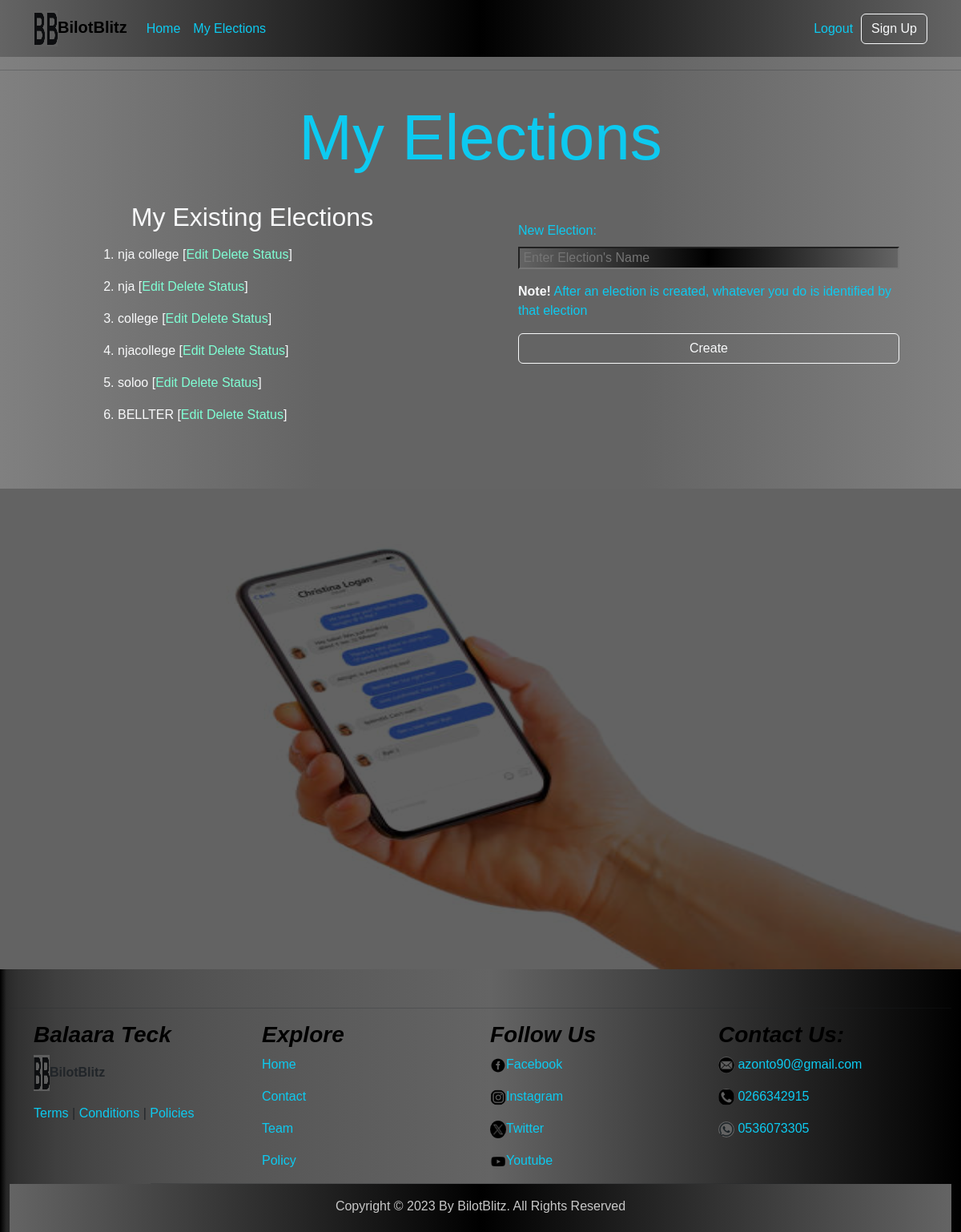
Page /my_elections/ (signed in) on the committed database.
### base_app/models.py (models this page shows, shortened)
class ElectorialCommissionOfficerModel(models.Model):
    user = models.ForeignKey(User,on_delete=models.CASCADE)
    election_name = models.CharField(max_length=200, null=False)
    date_deployed = models.DateField(auto_now_add=True)

### base_app/views.py (the view, shortened to what this page needs)
# urls.py: path("my_elections/",views.ElectorialCommissionOfficerView.as_view(),name="my_elections"),
class ElectorialCommissionOfficerView(LoginRequiredMixin, CreateView):
    model = ElectorialCommissionOfficerModel
    form_class = ElectorialCommissionOfficerForm
    template_name = 'my_elections.html'
    login_url = reverse_lazy("login")
    def get_context_data(self, **kwargs):
        context = super().get_context_data(**kwargs)
        context['existing_elections'] = ElectorialCommissionOfficerModel.objects.filter(user=self.request.user)
        return context

### base_app/forms.py
class ElectorialCommissionOfficerForm(forms.ModelForm):
    class Meta:
        model = ElectorialCommissionOfficerModel
        fields = ["election_name"]
    election_name = forms.CharField( widget=forms.TextInput(attrs={'placeholder': " Enter Election's Name" }))

### templates/my_elections.html (shortened to what this page needs)
{%extends 'index.html'%}
{% load static %}
  {%block content%}
  <main class="my_elections">
    <div class="container text-light">
      <div class="row pt-lg-4 pb-lg-4">
        <div class="col-12">
          <h1 class="text-center display-1 text-info">My Elections</h1>
        </div>
      </div>
      <div class="row">
        <div class="col-12 col-lg-6 order-2 order-lg-1">
        {% if existing_elections %}
          <div class="text-center existing_elections-container">
            <h2 class="mb-3">My Existing Elections</h2>
              <ol class="text-start">
                {% for election in existing_elections %}
                <li class="pb-3">
                  <a class="text-decoration-none text-light" href="{% url 'voter_register' election.id %}">
                    {{ election.election_name}}
                  </a>
                  [<a href="#" class="edit">Edit</a>
                  <a href="#" class="delete">Delete</a>
                  <a href="#" class="status">Status</a>]
                </li>
                {% endfor %}
              </ol>
          </div>
        {% else %}
            <img src="{% static 'images\image2.jpg' %}" class="w-100" alt="">
        {% endif %}
        </div>
        <div class="col-12 col-lg-6 mb-5 order-1 order-lg-2 new-election-form">
          <form method="post" class="d-flex flex-column" nonvalidate>
            <p class="mb-2 mt-4 text-info">New Election:</p>
            {% for field in form %}
            {{ field }}
            {% endfor %}
            <p class="text-info mb-0 mt-3"><strong class="text-light">Note!</strong> After an election is created,   whatever you do is identified by that election</p>
            <button type="submit" class="btn btn-outline-light mt-3">Create</button>
          </form>
        </div>
      </div>
    </div>
    <div class="mt-5">
      {% if existing_elections%}
      {%include 'site_visual.html'%}
      {%endif%}
    </div>
</main>
  {%endblock content%}

### static/index.css (style rules this page uses)
* { margin: 0; padding: 0; box-sizing: border-box; }
body { font-family: 'Lucida Sans', 'Lucida Sans Regular', 'Lucida Grande', 'Lucida Sans Unicode', Geneva, Verdana, sans-serif; background: linear-gradient(90deg,black,2%,rgb(100, 100, 100),black); }
main { padding-top: 100px; }
.my_elections { background:rgb(100, 100, 100) }
@media (min-width: 1000px) { .my_elections { background:linear-gradient(90deg,gray, rgb(100, 100, 100),rgb(100, 100, 100),gray) } }
.edit,.delete,.status { text-decoration: none; color: aquamarine; }
.existing_elections-container { max-width: 400px; margin: 0 auto; }
.new-election-form { max-width: 500px; margin:0 auto; }
.new-election-form input { background:linear-gradient(90deg, rgb(100, 100, 100),black,rgb(100, 100, 100)) }

### rows in the picture
ElectorialCommissionOfficerModel: election_name "nja college"
ElectorialCommissionOfficerModel: election_name "nja"
ElectorialCommissionOfficerModel: election_name "college"
ElectorialCommissionOfficerModel: election_name "njacollege"
ElectorialCommissionOfficerModel: election_name "soloo"
ElectorialCommissionOfficerModel: election_name "BELLTER"
